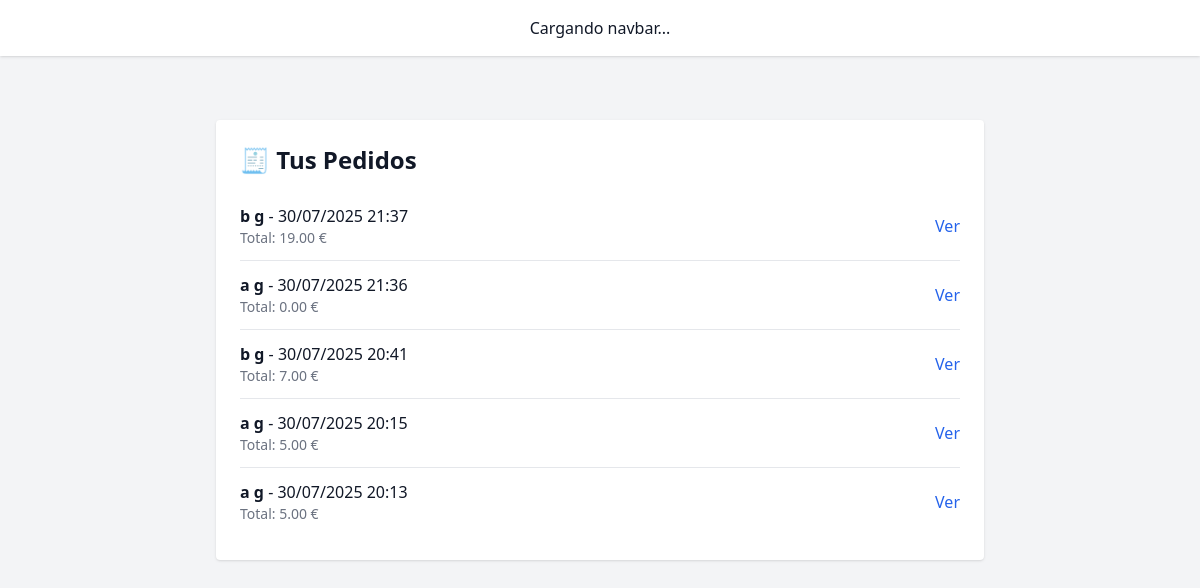
Page /orders/ (signed in) on the committed database.
### core/models/order.py (models this page shows, shortened)
class Order(models.Model):
    group = models.ForeignKey(Group, on_delete=models.CASCADE, related_name='orders')
    created_by = models.ForeignKey(UserAccount, on_delete=models.SET_NULL, null=True, blank=True)
    created_at = models.DateTimeField(auto_now_add=True)
    total_price = models.DecimalField(max_digits=10, decimal_places=2)
    direccion = models.CharField(max_length=255)
    notes = models.TextField(blank=True)
    confirmed = models.BooleanField(default=False)

### core/models/group.py (models this page shows, shortened)
class Group(models.Model):
    name = models.CharField(max_length=100)
    creator = models.ForeignKey(UserAccount, on_delete=models.CASCADE, related_name='owned_groups')
    members = models.ManyToManyField(UserAccount, related_name='groups_in')
    people_count = models.IntegerField()
    duration_days = models.IntegerField()
    preferences = models.TextField(blank=True)
    restrictions = models.TextField(blank=True)
    created_at = models.DateTimeField(auto_now_add=True)
    event_type = models.ForeignKey(EventType, on_delete=models.SET_NULL, null=True, blank=True)
    high_consume = models.BooleanField(default=False)
    invite_code = models.CharField(max_length=10, unique=True, blank=True)

### core/views.py (the view)
# urls.py: path('orders/', order_list_view, name='order_list'),
def order_list_view(request):
    orders = Order.objects.filter(created_by=request.user).order_by('-created_at')
    return render(request, "core/order_list.html", {"orders": orders})

### core/templates/core/order_list.html
{% extends "base.html" %}
{% block content %}
<div class="max-w-3xl mx-auto bg-white p-6 rounded shadow mt-10">
  <h2 class="text-2xl font-bold mb-4">🧾 Tus Pedidos</h2>
  {% if orders %}
    <ul class="divide-y divide-gray-200">
      {% for order in orders %}
        <li class="py-3 flex justify-between items-center">
          <div>
            <p><strong>{{ order.group.name }}</strong> - {{ order.created_at|date:"d/m/Y H:i" }}</p>
            <p class="text-sm text-gray-500">Total: {{ order.total_price|floatformat:2 }} €</p>
          </div>
          <a href="{% url 'order_detail' order.pk %}" class="text-blue-600 hover:underline">Ver</a>
        </li>
      {% endfor %}
    </ul>
  {% else %}
    <p class="text-gray-500">Aún no has realizado ningún pedido.</p>
  {% endif %}
</div>
{% endblock %}

### rows in the picture
Order: group.name "b g", created_at "30/07/2025 21:37", total_price "19.00"
Order: group.name "a g", created_at "30/07/2025 21:36", total_price "0.00"
Order: group.name "b g", created_at "30/07/2025 20:41", total_price "7.00"
Order: group.name "a g", created_at "30/07/2025 20:15", total_price "5.00"
Order: group.name "a g", created_at "30/07/2025 20:13", total_price "5.00"
